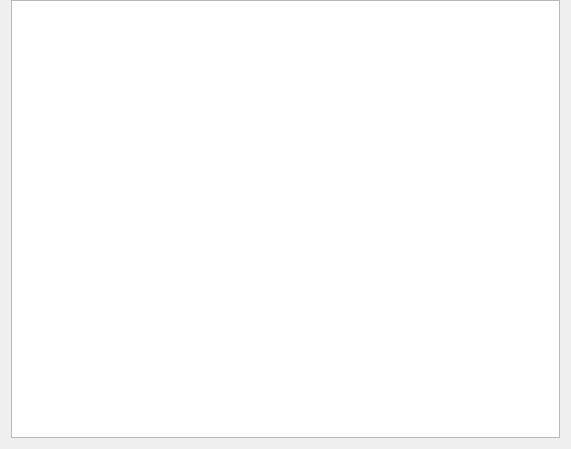
<?xml version="1.0" encoding="UTF-8"?>
<ui version="4.0">
 <class>MedicinesWindow</class>
 <widget class="QWidget" name="MedicinesWindow">
  <property name="geometry">
   <rect>
    <x>0</x>
    <y>0</y>
    <width>571</width>
    <height>449</height>
   </rect>
  </property>
  <property name="sizePolicy">
   <sizepolicy hsizetype="Preferred" vsizetype="Preferred">
    <horstretch>0</horstretch>
    <verstretch>0</verstretch>
   </sizepolicy>
  </property>
  <property name="minimumSize">
   <size>
    <width>300</width>
    <height>160</height>
   </size>
  </property>
  <property name="font">
   <font>
    <pointsize>12</pointsize>
   </font>
  </property>
  <property name="windowTitle">
   <string>Form</string>
  </property>
  <layout class="QVBoxLayout" name="verticalLayout">
   <property name="topMargin">
    <number>0</number>
   </property>
   <item>
    <widget class="QTableView" name="table">
     <property name="minimumSize">
      <size>
       <width>0</width>
       <height>80</height>
      </size>
     </property>
     <property name="font">
      <font>
       <pointsize>12</pointsize>
      </font>
     </property>
    </widget>
   </item>
  </layout>
 </widget>
 <resources/>
 <connections/>
</ui>
